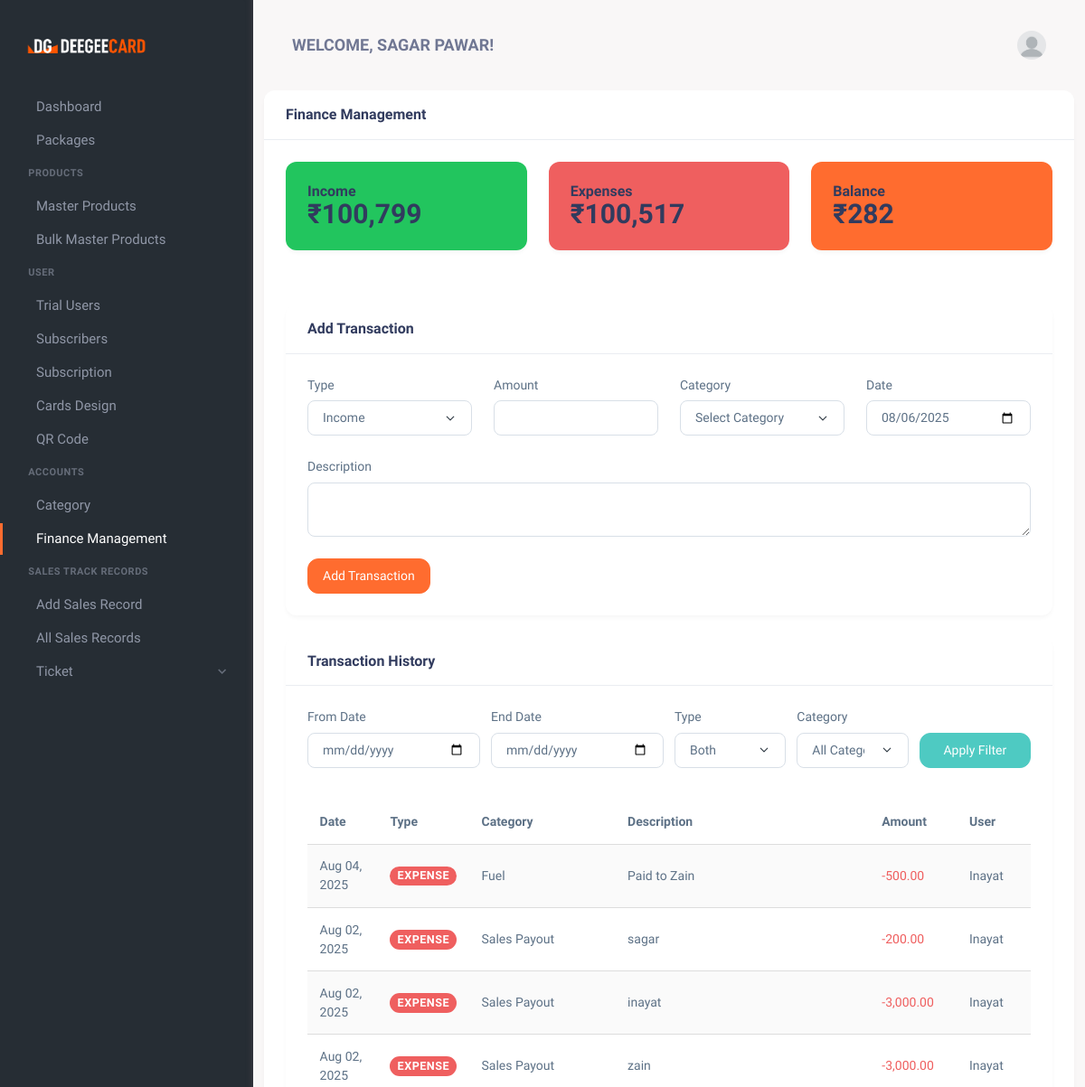
The page /finance-management.php (signed in, upper part) on the database as committed earlier.
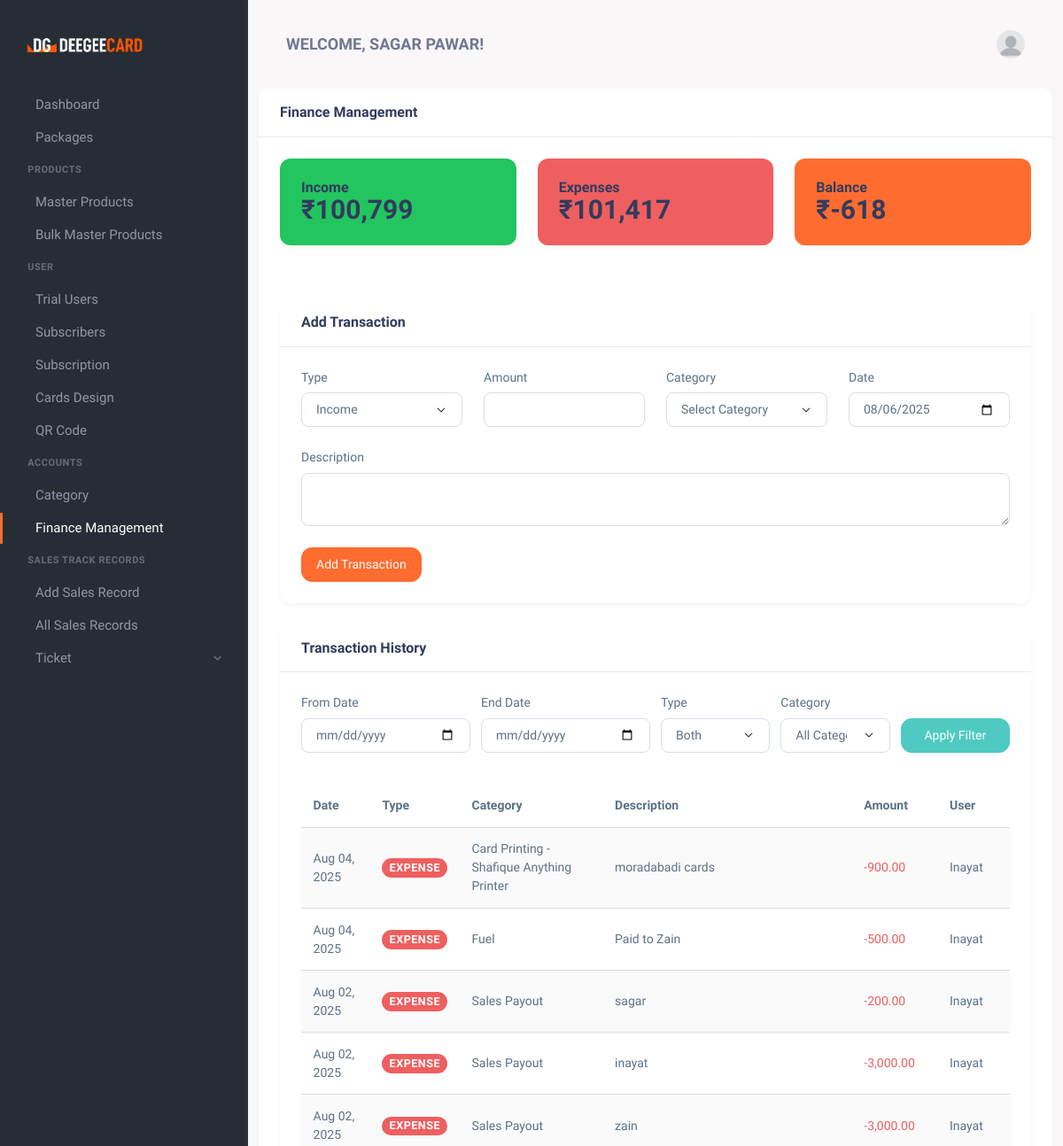
The same page on the database as committed later.
### tables this page shows
CREATE TABLE `users` (
  `id` int(11) NOT NULL,
  `Name` varchar(100) NOT NULL,
  `Email` varchar(100) NOT NULL,
  `Password` varchar(255) NOT NULL,
  `role` enum('admin','user','sales_person') NOT NULL DEFAULT 'user',
  `created_at` timestamp NOT NULL DEFAULT CURRENT_TIMESTAMP,
  `updated_at` timestamp NOT NULL DEFAULT CURRENT_TIMESTAMP ON UPDATE CURRENT_TIMESTAMP,
  `phone` varchar(15) NOT NULL,
  `address` text NOT NULL,
  `is_trial` tinyint(1) DEFAULT '0',
  `trial_start` datetime DEFAULT NULL,
  `trial_end` datetime DEFAULT NULL
);

CREATE TABLE `dg_transactions` (
  `id` int(11) NOT NULL,
  `type` enum('income','expense') NOT NULL,
  `category_id` int(11) DEFAULT NULL,
  `amount` decimal(10,2) NOT NULL,
  `description` text,
  `date` date NOT NULL,
  `created_at` timestamp NOT NULL DEFAULT CURRENT_TIMESTAMP,
  `updated_at` timestamp NOT NULL DEFAULT CURRENT_TIMESTAMP ON UPDATE CURRENT_TIMESTAMP,
  `user_id` int(11) DEFAULT NULL COMMENT 'Who entered this transaction',
  `payment_method` varchar(50) DEFAULT NULL,
  `reference_number` varchar(100) DEFAULT NULL,
  `is_recurring` tinyint(1) DEFAULT '0',
  `recurring_details` text
);

CREATE TABLE `dg_categories` (
  `id` int(11) NOT NULL,
  `name` varchar(50) NOT NULL,
  `type` enum('income','expense') NOT NULL,
  `description` text,
  `is_active` tinyint(1) NOT NULL DEFAULT '1',
  `created_at` timestamp NOT NULL DEFAULT CURRENT_TIMESTAMP
);

### finance-management.php (the view, shortened to what the rows shown need)
<?php
require 'db_connection.php';
$user_id = $_SESSION['user_id'];
$role_sql = "SELECT role FROM users WHERE id = ?";
$role_stmt = $conn->prepare($role_sql);
if ($role_stmt) {
    $role_stmt->bind_param("i", $user_id);
    $role_stmt->execute();
    $role_stmt->bind_result($role);
} else {
    $error_message = "Error preparing role query: " . $conn->error;
    $role = '';
}
$transactions = [];
$transaction_sql = "SELECT t.id, t.amount, c.name AS category,
                    t.description, t.type, t.date, t.user_id, u.name AS user_name
                    FROM dg_transactions t
                    LEFT JOIN dg_categories c ON t.category_id = c.id
                    LEFT JOIN users u ON t.user_id = u.id";
$transaction_sql .= " ORDER BY t.date DESC, t.created_at DESC";
$transaction_stmt = $conn->prepare($transaction_sql);
if ($transaction_stmt) {
    $transaction_stmt->execute();
    $result = $transaction_stmt->get_result();
    while ($row = $result->fetch_assoc()) {
        $transactions[] = $row;
    }
} else {
    $error_message = "Error preparing transaction history query: " . $conn->error;
}
$income_total = 0;
$expense_total = 0;
foreach ($transactions as $transaction) {
    if ($transaction['type'] === 'income') {
        $income_total += $transaction['amount'];
    } else {
        $expense_total += $transaction['amount'];
    }
}
$balance = $income_total - $expense_total;
$sql = "SELECT name FROM users WHERE id = ?";
$stmt = $conn->prepare($sql);
if ($stmt) {
    $stmt->bind_param("i", $user_id);
    $stmt->execute();
    $stmt->bind_result($user_name);
} else {
    $error_message = "Error preparing user name query: " . $conn->error;
    $user_name = 'User';
}
?>
<!DOCTYPE html>
<html lang="en">
   <head>
      <link href="assets/css/vendor.min.css" rel="stylesheet" type="text/css" />
      <link href="assets/css/icons.min.css" rel="stylesheet" type="text/css" />
      <link href="assets/css/app.min.css" rel="stylesheet" type="text/css" />
      <link href="assets/css/style.css" rel="stylesheet" type="text/css" />
   </head>
   <body>
      <div class="wrapper">
          <?php include 'toolbar.php'; ?>
          <div class="page-content">
            <div class="container">
               <div class="row">
                  <div class="col-xl-12">
                     <div class="card">
                        <div class="card-body">
                           <div class="row mb-4">
                              <div class="col-md-4">
                                 <div class="card bg-success text-white">
                                    <div class="card-body">
                                       <h2 class="card-text">₹<?php echo number_format($income_total); ?></h2>
                                    </div>
                                 </div>
                              </div>
                              <div class="col-md-4">
                                 <div class="card bg-danger text-white">
                                    <div class="card-body">
                                       <h2 class="card-text">₹<?php echo number_format($expense_total); ?></h2>
                                    </div>
                                 </div>
                              </div>
                              <div class="col-md-4">
                                 <div class="card bg-primary text-white">
                                    <div class="card-body">
                                       <h2 class="card-text">₹<?php echo number_format($balance); ?></h2>
                                    </div>
                                 </div>
                              </div>
                           </div>
                           <div class="row">
                              <div class="col-md-12">
                                 <div class="card">
                                    <div class="card-body">
                                       <div class="table-responsive">
                                          <table class="table table-striped">
                                             <thead>
                                                <tr>
                                                   <th>Date</th>
                                                   <th>Type</th>
                                                   <th>Category</th>
                                                   <th>Description</th>
                                                   <th>Amount</th>
                                                   <?php if ($role === 'admin'): ?>
                                                   <th>User</th>
                                                   <?php endif; ?>
                                                </tr>
                                             </thead>
                                             <tbody>
                                                <?php foreach ($transactions as $transaction): ?>
                                                <tr>
                                                   <td><?php echo date('M d, Y', strtotime($transaction['date'])); ?></td>
                                                   <td>
                                                      <span class="badge bg-<?php echo $transaction['type'] === 'income' ? 'success' : 'danger'; ?>">
                                                      <?php echo ucfirst($transaction['type']); ?>
                                                      </span>
                                                   </td>
                                                   <td><?php echo htmlspecialchars($transaction['category']); ?></td>
                                                   <td><?php echo htmlspecialchars($transaction['description']); ?></td>
                                                   <td class="<?php echo $transaction['type'] === 'income' ? 'text-success' : 'text-danger'; ?>">
                                                      <?php echo ($transaction['type'] === 'income' ? '+' : '-') . number_format($transaction['amount'], 2); ?>
                                                   </td>
                                                   <?php if ($role === 'admin'): ?>
                                                   <td><?php echo htmlspecialchars($transaction['user_name']); ?></td>
                                                   <?php endif; ?>
                                                </tr>
                                                <?php endforeach; ?>
                                             </tbody>
                                          </table>
                                       </div>
                                    </div>
                                 </div>
                              </div>
                           </div>
                        </div>
                     </div>
                  </div>
               </div>
            </div>
          </div>
      </div>
   </body>
</html>

### toolbar.php (shortened to what the rows shown need)
<header class="topbar">
     <div class="container-fluid">
          <div class="navbar-header">
               <div class="d-flex align-items-center">
                    <div class="topbar-item">
                         <h4 class="fw-bold topbar-button pe-none text-uppercase mb-0">Welcome,
                         <?php echo htmlspecialchars($user_name); ?>!</h4>
                    </div>
               </div>
          </div>
     </div>
</header>

Rows that differ between the two databases and show on the page:
added dg_transactions: date "Aug 04, 2025", type "EXPENSE", category.name "Card Printing - Shafique Anything Printer", description "moradabadi cards", amount "900.00", user.Name "Inayat"
Other text that changed with them:
$expense_total: "100,517" → "101,417"
$balance: "282" → "-618"
